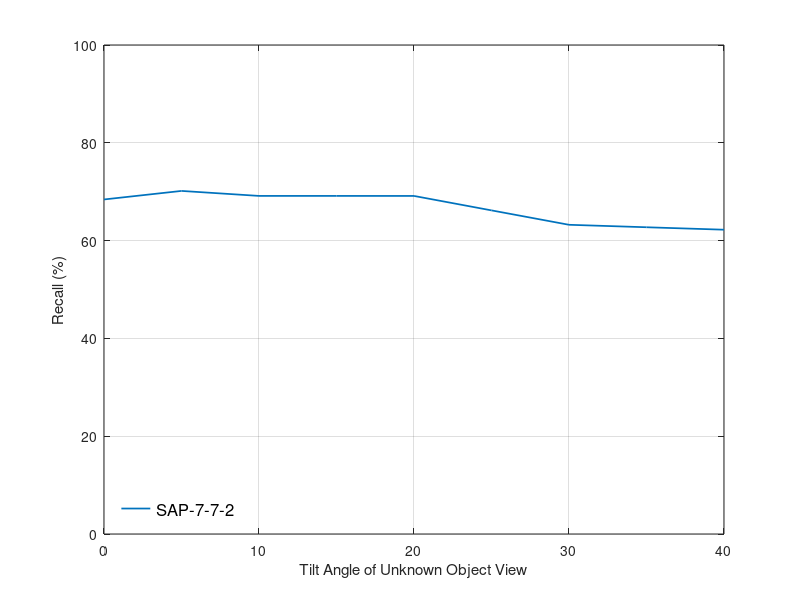
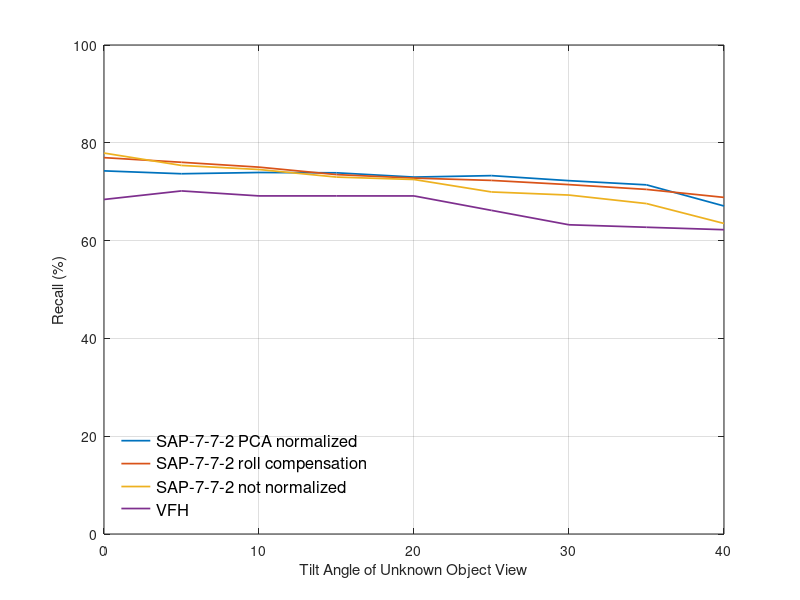

Reproduce these figures in MATLAB, in order.
tilt_sap772_nonorm = [
0   0.779034;
5   0.753704;
10  0.745370;
15  0.729894;
20  0.724934;
25  0.699471;
30  0.693122;
35  0.675728;
40  0.635053;
%45  0.520899;
];

tilt_sap772_pcanorm = [
0   0.742593;
5   0.736706;
10  0.739286;
15  0.738624;
20  0.729894;
25  0.732870;
30  0.722553;
35  0.714021;
40  0.670767
];

tilt_sap772_rollnorm = [
0   0.769643;
5   0.760163;
10  0.750220;
15  0.734987;
20  0.727800;
25  0.723104;
30  0.714462;
35  0.704696;
40  0.688360
];

tilt_vfh = [
0   0.684127;
5   0.701587;
10  0.691402;
15  0.6914;     % interpolated
20  0.691336;
25  0.6618;     % interpolated
30  0.632341;
35  0.6273;     % interpolated
40  0.622288
];

tilt = tilt_vfh;
%tilt = tilt_sap772_nonorm;
%tilt = tilt_sap772_pcanorm;
%tilt = tilt_sap772_rollnorm;

figure(1)
set(gca, 'FontSize', 12)
plot(tilt(:,1), tilt(:,2)*100, 'LineWidth', 1.25)
grid
xlim([0,40])
ylim([0, 100])
xlabel('Tilt Angle of Unknown Object View')
ylabel('Recall (%)')
l__ = legend('SAP-7-7-2', 'Location', 'SouthWest');
set(l__, 'Box', 'off')
set(l__, 'FontSize', 12)


figure(2)
set(gca, 'FontSize', 12)
plot(tilt_sap772_nonorm(:,1), [tilt_sap772_pcanorm(:,2), tilt_sap772_rollnorm(:,2), tilt_sap772_nonorm(:,2), tilt_vfh(:,2)]*100, 'LineWidth', 1.25)
grid
xlim([0,40])
ylim([0, 100])
xlabel('Tilt Angle of Unknown Object View')
ylabel('Recall (%)')
l__ = legend('SAP-7-7-2 PCA normalized', 'SAP-7-7-2 roll compensation', 'SAP-7-7-2 not normalized', 'VFH', 'Location', 'SouthWest');
set(l__, 'Box', 'off')
set(l__, 'FontSize', 12)
